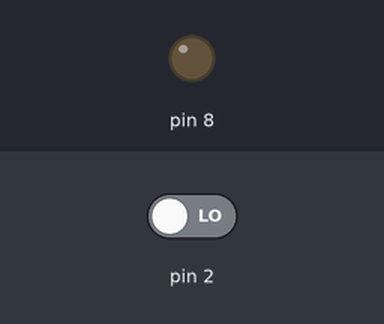
Bench run of a sketch on a simulated Arduino Uno, built with avr-gcc and run on an emulated ATmega328P. On the bench: output pins drawn as LEDs (lit = HIGH). The inputs (shaded band) are chosen by the test bench; at power-on: pin 2 LOW.

Above: at 1.2 s.
1.3 s: pin 2 driven HIGH
At 2.3 s:
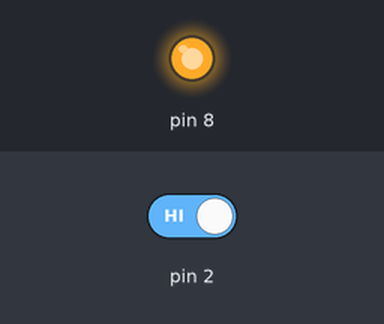
Timing chart, 0 to 4.3 s (numbered marks = the images above; inputs shaded):
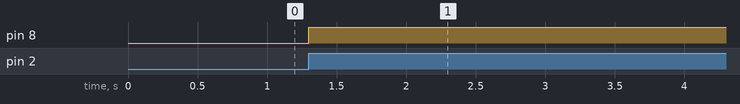

The sketch:

02_Toggle_LED.ino
```cpp
int buttonState;
int lastButtonState = LOW;
bool ledState = false;

void setup()
{
  pinMode(8, OUTPUT);
  pinMode(2, INPUT);
}

void loop()
{
  buttonState = digitalRead(2);

  if (buttonState == HIGH && lastButtonState == LOW)
  {
    ledState = !ledState;
  }

  if (ledState)
  {
    digitalWrite(8, HIGH);
  }
  else
  {
    digitalWrite(8, LOW);
  }

  lastButtonState = buttonState;
}
```

Measured:
- after the input at 1.3 s, pin 8: LOW → HIGH at once
